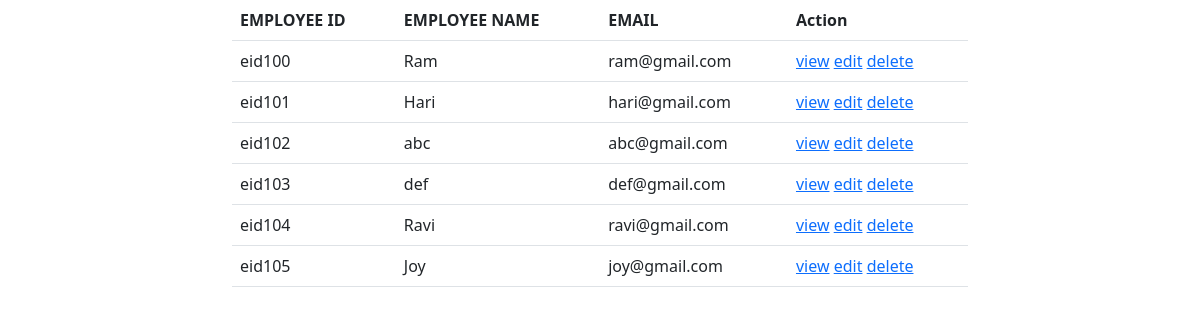
/employee/all, run on an earlier commit of the app's database.
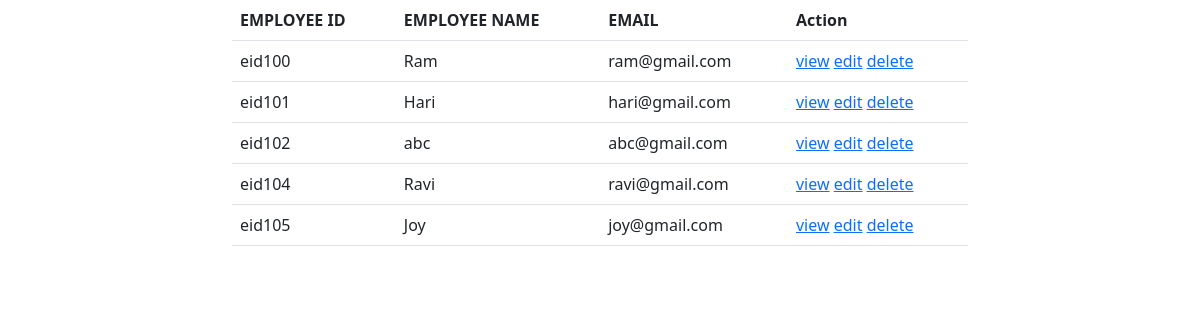
And on a later commit of the database.
### employee/models.py (models this page shows)
class Employee(models.Model):
    eid=models.CharField(max_length=120,primary_key=True)
    employee_name=models.CharField(max_length=120)
    designation=models.CharField(max_length=120)
    salary=models.PositiveIntegerField()
    email=models.EmailField(unique=True)
    experience=models.PositiveIntegerField(null=True)
    def __str__(self):
        return self.employee_name

### employee/views.py (the view)
# urls.py: path("all",views.EmployeeListView.as_view(),name="emp-list"),
class EmployeeListView(View):
    def get(self,request,*args,**kwargs):
        qs=Employee.objects.all()
        return render(request,"emp-list.html",{"employees":qs})

### employee/templates/emp-list.html (shortened to what this page needs)
<!DOCTYPE html>
<html lang="en">
<head>
    <link href="https://cdn.jsdelivr.net/npm/bootstrap@5.1.3/dist/css/bootstrap.min.css" rel="stylesheet">
</head>
<body>
<div class="container">
    <div class="row">
        <div class="col-2"></div>
        <div class="col-8">
        <table class="table">
            <tr>
                <th>EMPLOYEE ID</th>
                <th>EMPLOYEE NAME</th>
                <th>EMAIL</th>
                <th>Action</th>
            </tr>
            {%for emp in employees%}
            <tr>
                <td>{{emp.eid}}</td>
                <td>{{emp.employee_name}}</td>
                <td>{{emp.email}}</td>
                <td>
                    <a href="{%url 'emp-detail' emp.eid%}">view</a>
                    <a href="{%url 'emp-edit' emp.eid%}">edit</a>
                    <a href="{%url 'emp-delete' emp.eid%}">delete</a>
                </td>
            </tr>
            {%endfor%}
        </table>
        </div>
        <div class="col-2"></div>
    </div>
</div>
</body>
</html>

What changed in the data, as far as the page shows it:
removed Employee: eid "eid103", employee_name "def", email "def@gmail.com"
